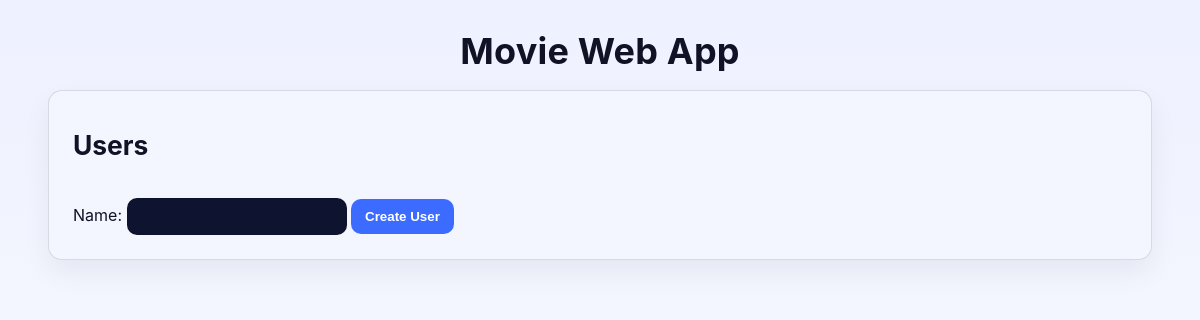
/, run on an earlier commit of the app's database.
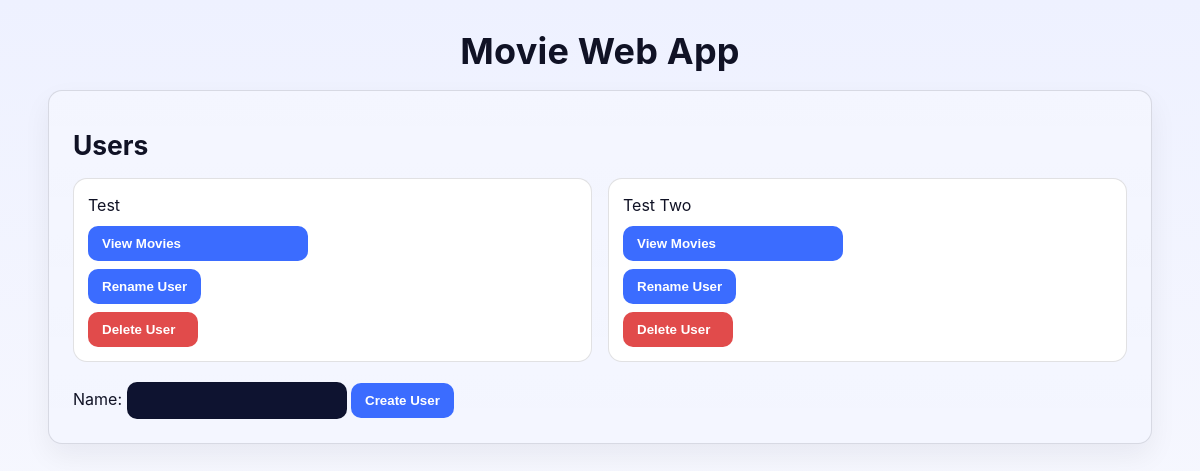
And on a later commit of the database.
### models.py (models this page shows)
class User(db.Model):
    __tablename__ = 'users'
    id = db.Column(db.Integer, primary_key=True, autoincrement=True)
    name = db.Column(db.String(99), nullable=False)
    movies = db.relationship('Movie', secondary=user_movies, backref='users',
                             cascade='save-update', passive_deletes=True)

### app.py (the view)
@app.route('/')
def index():
    users = data_manager.get_users()
    return render_template('index.html', users=users)

### data_manager.py (called while the page is built)
    def get_users(self):
        list_of_users = db.session.query(User).all()
        return list_of_users

### templates/index.html (shortened to what this page needs)
{% extends 'base.html' %}
{% block content %}
<h2>Users</h2>
<ul class="user-list">
    {% for user in users %}
    <li class="user-entry">
        {{ user.name }}
        <form method="get"
              action="{{ url_for('get_movies', user_id=user.id) }}"
              style="display:inline">
            <button type="submit" class="btn view-movies">View Movies</button>
        </form>
        <button type="button" onclick="showRenameForm({{ user.id }}, 'user')">
            Rename User
        </button>
        <form method="post"
              action="{{ url_for('delete_user', user_id=user.id) }}"
              style="display:inline"
              onsubmit="return confirm('Are you sure you want to delete {{ user.name }} and all the movies?');">
            <button type="submit" class="btn delete">Delete User</button>
        </form>
    </li>
    {% endfor %}
</ul>
<form action="{{ url_for('create_user') }}" method="post">
    <label for="name">Name:</label>
    <input type="text" id="name" name="name" required>
    <button type="submit">Create User</button>
</form>
{% endblock %}

What changed in the data, as far as the page shows it:
added User: name "Test"
added User: name "Test Two"
